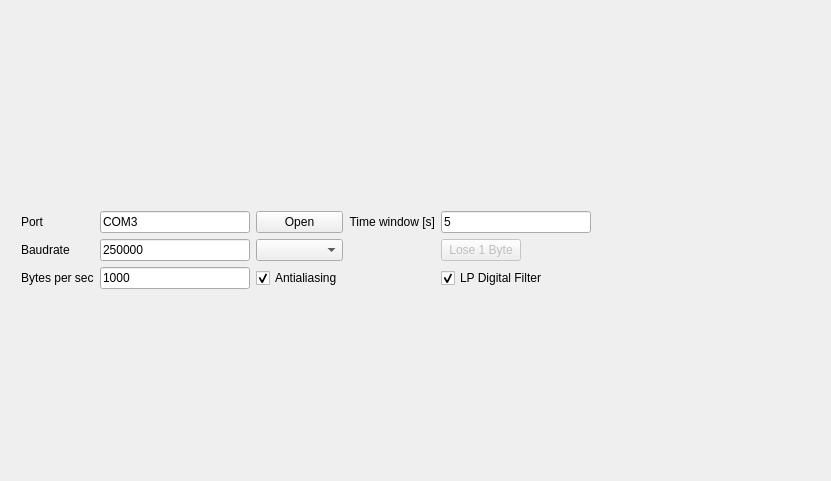
<?xml version="1.0" encoding="UTF-8"?>
<ui version="4.0">
 <class>MainWindow</class>
 <widget class="QMainWindow" name="MainWindow">
  <property name="geometry">
   <rect>
    <x>0</x>
    <y>0</y>
    <width>831</width>
    <height>481</height>
   </rect>
  </property>
  <property name="windowTitle">
   <string>Serial Oscilloscope</string>
  </property>
  <widget class="QWidget" name="centralWidget">
   <widget class="QWidget" name="verticalLayoutWidget">
    <property name="geometry">
     <rect>
      <x>10</x>
      <y>10</y>
      <width>811</width>
      <height>461</height>
     </rect>
    </property>
    <layout class="QVBoxLayout" name="vbox">
     <item>
      <layout class="QVBoxLayout" name="glLayout">
       <item>
        <spacer name="horizontalSpacer">
         <property name="orientation">
          <enum>Qt::Horizontal</enum>
         </property>
         <property name="sizeHint" stdset="0">
          <size>
           <width>40</width>
           <height>20</height>
          </size>
         </property>
        </spacer>
       </item>
      </layout>
     </item>
     <item>
      <layout class="QGridLayout" name="grid">
       <item row="0" column="1">
        <widget class="QLineEdit" name="portNameEdit">
         <property name="maximumSize">
          <size>
           <width>150</width>
           <height>16777215</height>
          </size>
         </property>
         <property name="text">
          <string>COM3</string>
         </property>
        </widget>
       </item>
       <item row="1" column="1">
        <widget class="QLineEdit" name="baudRateEdit">
         <property name="maximumSize">
          <size>
           <width>150</width>
           <height>16777215</height>
          </size>
         </property>
         <property name="text">
          <string>250000</string>
         </property>
        </widget>
       </item>
       <item row="0" column="0">
        <widget class="QLabel" name="portNameLabel">
         <property name="text">
          <string>Port</string>
         </property>
        </widget>
       </item>
       <item row="1" column="0">
        <widget class="QLabel" name="baudRateLabel">
         <property name="text">
          <string>Baudrate</string>
         </property>
        </widget>
       </item>
       <item row="2" column="1">
        <widget class="QLineEdit" name="sampleRateEdit">
         <property name="maximumSize">
          <size>
           <width>150</width>
           <height>16777215</height>
          </size>
         </property>
         <property name="text">
          <string>1000</string>
         </property>
        </widget>
       </item>
       <item row="2" column="0">
        <widget class="QLabel" name="sampleRateLabel">
         <property name="text">
          <string>Bytes per sec</string>
         </property>
        </widget>
       </item>
       <item row="0" column="2">
        <widget class="QPushButton" name="openBtn">
         <property name="text">
          <string>Open</string>
         </property>
        </widget>
       </item>
       <item row="1" column="2">
        <widget class="QComboBox" name="dataTypeCombo">
         <property name="currentIndex">
          <number>-1</number>
         </property>
        </widget>
       </item>
       <item row="2" column="2">
        <widget class="QCheckBox" name="aaCheck">
         <property name="text">
          <string>Antialiasing</string>
         </property>
         <property name="checked">
          <bool>true</bool>
         </property>
        </widget>
       </item>
       <item row="0" column="4">
        <widget class="QLineEdit" name="timeWindowEdit">
         <property name="maximumSize">
          <size>
           <width>150</width>
           <height>16777215</height>
          </size>
         </property>
         <property name="text">
          <string>5</string>
         </property>
        </widget>
       </item>
       <item row="0" column="3">
        <widget class="QLabel" name="timeWindowLabel">
         <property name="text">
          <string>Time window [s]</string>
         </property>
         <property name="alignment">
          <set>Qt::AlignRight|Qt::AlignTrailing|Qt::AlignVCenter</set>
         </property>
        </widget>
       </item>
       <item row="0" column="5">
        <spacer name="horizontalSpacer_2">
         <property name="orientation">
          <enum>Qt::Horizontal</enum>
         </property>
         <property name="sizeHint" stdset="0">
          <size>
           <width>40</width>
           <height>20</height>
          </size>
         </property>
        </spacer>
       </item>
       <item row="1" column="4">
        <widget class="QPushButton" name="loseOneByteBtn">
         <property name="enabled">
          <bool>false</bool>
         </property>
         <property name="sizePolicy">
          <sizepolicy hsizetype="Fixed" vsizetype="Fixed">
           <horstretch>0</horstretch>
           <verstretch>0</verstretch>
          </sizepolicy>
         </property>
         <property name="layoutDirection">
          <enum>Qt::LeftToRight</enum>
         </property>
         <property name="text">
          <string>Lose 1 Byte</string>
         </property>
         <property name="checkable">
          <bool>true</bool>
         </property>
         <property name="checked">
          <bool>false</bool>
         </property>
        </widget>
       </item>
       <item row="2" column="4">
        <widget class="QCheckBox" name="fltCheck">
         <property name="text">
          <string>LP Digital Filter</string>
         </property>
         <property name="checked">
          <bool>true</bool>
         </property>
        </widget>
       </item>
      </layout>
     </item>
    </layout>
   </widget>
  </widget>
 </widget>
 <layoutdefault spacing="6" margin="11"/>
 <resources/>
 <connections/>
</ui>
